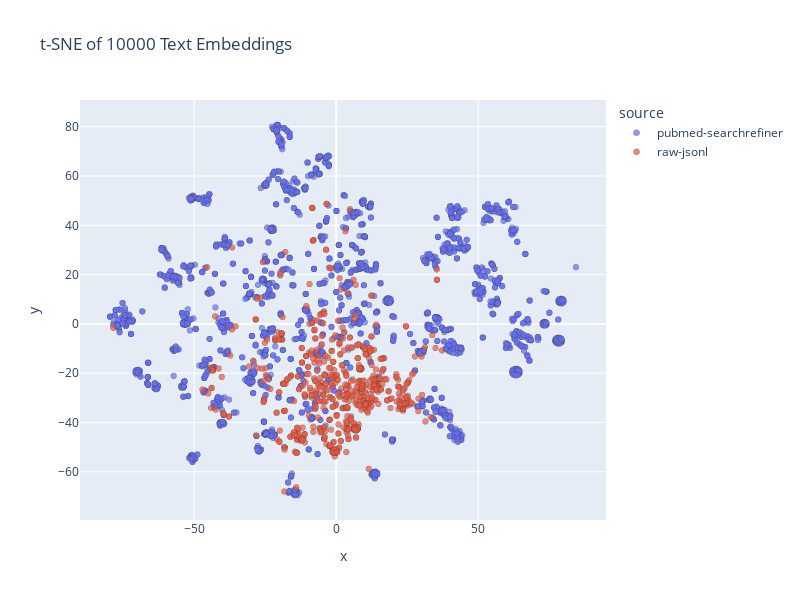

The code cell stored with this chart in its notebook:
### Code cell
tsne = TSNE(n_components=2,
            perplexity=30,
            learning_rate=200,
            max_iter=1000,
            random_state=42,
            init="pca")
coords = tsne.fit_transform(embeddings)

df["x"] = coords[:,0]
df["y"] = coords[:,1]

def cutoff(n): return lambda x: x if len(x) < n else x[:n] + "..."
cut = 100
df["nl"] = df["nl"].map(cutoff(cut))
df["bool"] = df["bool"].map(cutoff(cut))

fig = px.scatter(
    df, x="x", y="y",
    color="source",               # color by data source
    # size="quality",               # optionally size by quality score
    hover_data={
        "nl": True,
        "bool": True,
        "quality": True,
        "x": False, "y": False
    },
    title=f"t-SNE of {N} Text Embeddings"
)

fig.update_traces(marker=dict(opacity=0.7, line_width=0.5))
fig.update_layout(width=800, height=600)
fig.show()

### Figure 1 — Plotly figure (JSON) as saved in the notebook; plotly's stock layout.template omitted (floating-point values rounded to 4 significant figures; data arrays with more than 128 entries replaced by an {"elided": "..."} marker saying what was removed)
{"data": [{"customdata": {"elided": "3080x3 mixed values"}, "hovertemplate": "source=pubmed-searchrefiner<br>nl=%{customdata[0]}<br>bool=%{customdata[1]}<br>quality=%{customdata[2]}<extra></extra>", "legendgroup": "pubmed-searchrefiner", "marker": {"color": "#636efa", "line": {"width": 0.5}, "opacity": 0.7, "symbol": "circle"}, "mode": "markers", "name": "pubmed-searchrefiner", "showlegend": true, "type": "scattergl", "x": {"elided": "3080 float values"}, "xaxis": "x", "y": {"elided": "3080 float values"}, "yaxis": "y"}, {"customdata": {"elided": "702x3 mixed values"}, "hovertemplate": "source=raw-jsonl<br>nl=%{customdata[0]}<br>bool=%{customdata[1]}<br>quality=%{customdata[2]}<extra></extra>", "legendgroup": "raw-jsonl", "marker": {"color": "#EF553B", "line": {"width": 0.5}, "opacity": 0.7, "symbol": "circle"}, "mode": "markers", "name": "raw-jsonl", "showlegend": true, "type": "scattergl", "x": {"elided": "702 float values"}, "xaxis": "x", "y": {"elided": "702 float values"}, "yaxis": "y"}], "layout": {"height": 600, "legend": {"title": {"text": "source"}, "tracegroupgap": 0}, "title": {"text": "t-SNE of 10000 Text Embeddings"}, "width": 800, "xaxis": {"anchor": "y", "domain": [0, 1], "title": {"text": "x"}}, "yaxis": {"anchor": "x", "domain": [0, 1], "title": {"text": "y"}}}}
